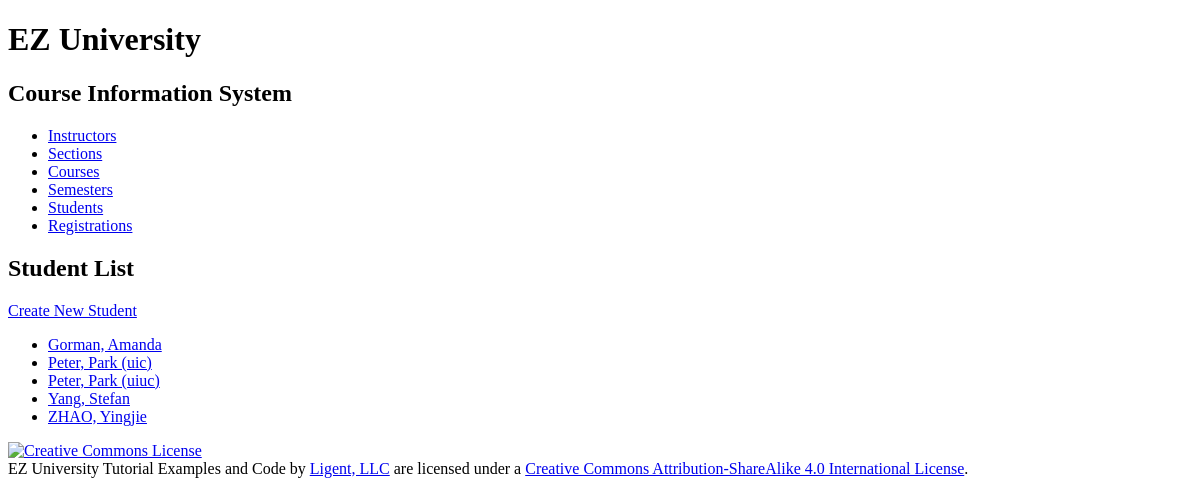
Page /student/ on the earlier database version.
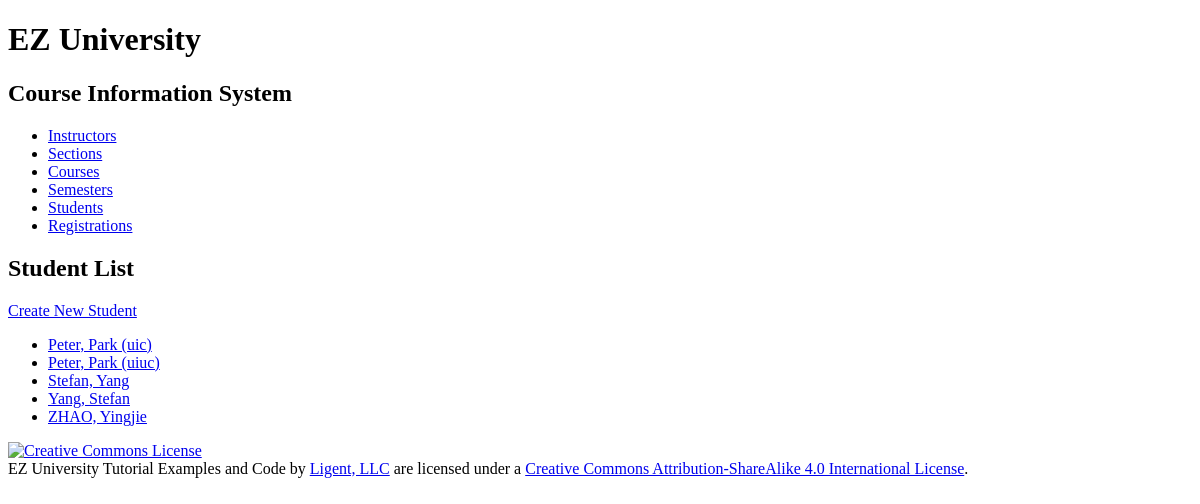
Same page on the later database version.
### courseinfo/models.py (models this page shows, shortened)
class Student(models.Model):
    student_id = models.AutoField(primary_key=True)
    first_name = models.CharField(max_length=45)
    last_name = models.CharField(max_length=45)
    disambiguator = models.CharField(max_length=45, blank=True, default='')
    def __str__(self):
        result = ''
        if self.disambiguator == '':
            result = '%s, %s' % (self.last_name, self.first_name)
        else:
            result = '%s, %s (%s)' % (self.last_name, self.first_name, self.disambiguator)
        return result
    def get_absolute_url(self):
        return reverse('courseinfo_student_detail_urlpattern',
                       kwargs={'pk':self.pk}
                       )
    class Meta:
        ordering = ['last_name', 'first_name', 'disambiguator']
        constraints = [
            UniqueConstraint(fields=['last_name', 'first_name', 'disambiguator'],
                             name='unique_student')
        ]

### courseinfo/views.py (the view)
class StudentList(View):
    def get(self, request):
        return render(
            request,
            'courseinfo/student_list.html',
            {'student_list': Student.objects.all()}
        )

### courseinfo/templates/courseinfo/student_list.html (shortened to what this page needs)
{% extends 'courseinfo/base.html' %}
{% block content %}
    <h2>Student List</h2>
    <div>
      <a href="{% url 'courseinfo_student_create_urlpattern' %}">
            Create New Student</a>
    </div>
    <ul>
        {% for student in student_list %}
            <li>
                <a href="{{ student.get_absolute_url }}">{{ student }}</a>
            </li>
        {% empty %}
            <li><em>There are currently no instructors available.</em></li>
        {% endfor %}
    </ul>
{% endblock %}

Differences in the rows shown:
removed Student: disambiguator+last_name+first_name "Gorman, Amanda"
added Student: disambiguator+last_name+first_name "Stefan, Yang"
